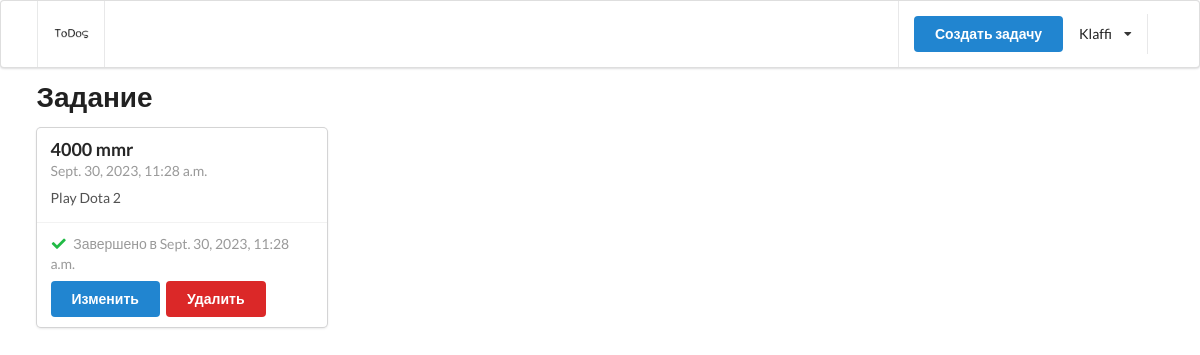
Before: /todo/1/ (signed in) with the older database file.
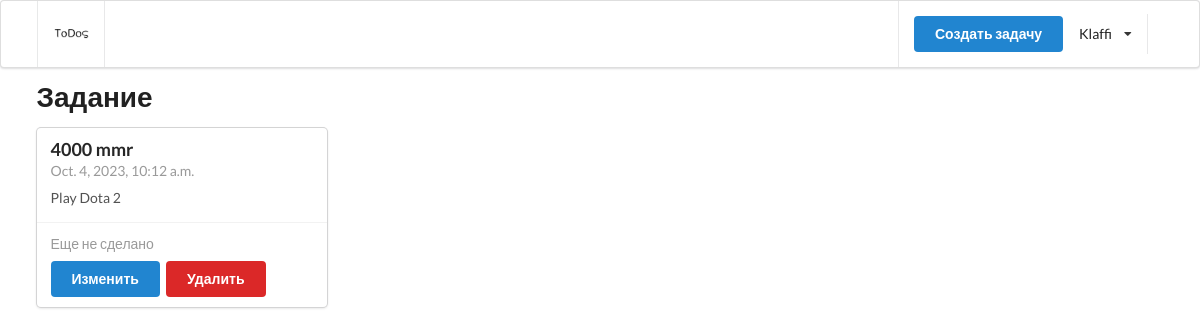
After: the same page with the newer database file.
### authentication/models.py (models this page shows)
class User(AbstractUser):
    def __str__(self):
        return self.email

### todo/models.py (models this page shows, shortened)
class Todo(TrackingModel):
    title = models.CharField(max_length=255)
    description = models.TextField()
    is_completed = models.BooleanField(default=False)
    owner = models.ForeignKey(to=User, on_delete=models.CASCADE)

### todo/views.py (the view)
# urls.py: path('todo/<id>/', views.todo_detail, name='todo'),
@login_required
def todo_detail(request, id):
    todo = get_object_or_404(Todo, pk=id)
    context = {'todo': todo}
    return render(request, 'todo/todo-detail.html', context)

### templates/todo/todo-detail.html (shortened to what this page needs)
{% extends '__partials/base.html' %}
{% load static %}
{% block content %}
    <h1 class="ui header">Задание</h1>
    <div class="ui card">
        <div class="content">
            <div class="header">{{todo.title}}</div>
            <div class="meta">{{todo.created_at}}</div>
            <div class="description">
                <p>{{todo.description}}</p>
            </div>
        </div>
        <div class="extra content">
            {% if todo.is_completed %}
            <p>
            <i class="check icon green"></i>
            Завершено в {{todo.updated_at}}
            </p>
            {% else %}
            <p>
                Еще не сделано
            </p>
            {% endif %}
            <a href={% url 'todo-edit' todo.id %} class="ui button primary">Изменить</a>
            <a href={% url 'todo-delete' todo.id %} class="ui button red">Удалить</a>
        </div>
    </div>
{% endblock content %}

### templates/__partials/base.html (shortened to what this page needs)
{% load static %}
<!DOCTYPE html>
<html lang="en">
<head>
    <link rel="stylesheet" href="https://cdnjs.cloudflare.com/ajax/libs/semantic-ui/2.5.0/semantic.min.css" />
</head>
<body>
<div>
    {%include "__partials/header.html"%}
    <div class="ui container">
        {% block content %}
        {% endblock content %}
    </div>
</div>
</body>
</html>

### templates/__partials/header.html (shortened to what this page needs)
{%load static%}
<div class="ui menu">
    <div class="ui container">
        <a href={% url 'home' %} class="header item">
            <img class="logo" class="logo" src={% static 'img/Logo.png' %}/>
        </a>
        <div class="right item">
            {% if request.user.is_authenticated %}
            <a href={% url 'create-todo' %} class="ui primary button">Создать задачу</a>
            <div class="ui simple dropdown item">
                {{request.user.username}} <i class="dropdown icon"></i>
            </div>
            {% endif %}
        </div>
    </div>
</div>

Changed rows visible on the page:
changed Todo "4000 mmr": created_at "Sept. 30, 2023, 11:28 a.m." → "Oct. 4, 2023, 10:12 a.m."; is_completed True → False (drawn); updated_at "Sept. 30, 2023, 11:28 a.m." → (not shown)
Other visible differences:
text no longer shown: "Завершено в"
text now shown: "Еще не сделано"
